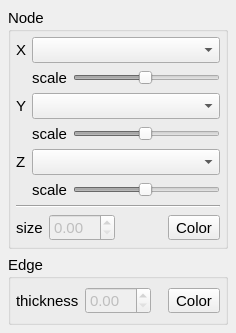
<?xml version="1.0" encoding="UTF-8"?>
<ui version="4.0">
 <class>ToolBox</class>
 <widget class="QWidget" name="ToolBox">
  <property name="geometry">
   <rect>
    <x>0</x>
    <y>0</y>
    <width>236</width>
    <height>333</height>
   </rect>
  </property>
  <property name="sizePolicy">
   <sizepolicy hsizetype="Fixed" vsizetype="Fixed">
    <horstretch>0</horstretch>
    <verstretch>0</verstretch>
   </sizepolicy>
  </property>
  <property name="minimumSize">
   <size>
    <width>236</width>
    <height>333</height>
   </size>
  </property>
  <property name="maximumSize">
   <size>
    <width>236</width>
    <height>333</height>
   </size>
  </property>
  <property name="font">
   <font>
    <pointsize>11</pointsize>
   </font>
  </property>
  <property name="windowTitle">
   <string>ToolBox</string>
  </property>
  <layout class="QVBoxLayout" name="verticalLayout_2">
   <property name="spacing">
    <number>-1</number>
   </property>
   <property name="leftMargin">
    <number>8</number>
   </property>
   <property name="topMargin">
    <number>8</number>
   </property>
   <property name="rightMargin">
    <number>8</number>
   </property>
   <property name="bottomMargin">
    <number>8</number>
   </property>
   <item>
    <widget class="QGroupBox" name="nodeGroupBox">
     <property name="font">
      <font>
       <weight>50</weight>
       <bold>false</bold>
      </font>
     </property>
     <property name="title">
      <string>Node</string>
     </property>
     <layout class="QVBoxLayout" name="verticalLayout">
      <property name="leftMargin">
       <number>5</number>
      </property>
      <property name="topMargin">
       <number>5</number>
      </property>
      <property name="rightMargin">
       <number>5</number>
      </property>
      <property name="bottomMargin">
       <number>5</number>
      </property>
      <item>
       <layout class="QGridLayout" name="xGridLayout">
        <item row="0" column="0">
         <widget class="QLabel" name="xLabel">
          <property name="text">
           <string>X</string>
          </property>
         </widget>
        </item>
        <item row="0" column="1" colspan="2">
         <widget class="QComboBox" name="selectXComboBox"/>
        </item>
        <item row="1" column="1">
         <widget class="QLabel" name="xScaleLabel">
          <property name="text">
           <string>scale</string>
          </property>
         </widget>
        </item>
        <item row="1" column="2">
         <widget class="QSlider" name="scaleXAxisSlider">
          <property name="enabled">
           <bool>false</bool>
          </property>
          <property name="maximum">
           <number>99</number>
          </property>
          <property name="value">
           <number>49</number>
          </property>
          <property name="sliderPosition">
           <number>49</number>
          </property>
          <property name="orientation">
           <enum>Qt::Horizontal</enum>
          </property>
          <property name="invertedAppearance">
           <bool>false</bool>
          </property>
          <property name="invertedControls">
           <bool>false</bool>
          </property>
          <property name="tickPosition">
           <enum>QSlider::NoTicks</enum>
          </property>
         </widget>
        </item>
       </layout>
      </item>
      <item>
       <layout class="QGridLayout" name="yGridLayout">
        <item row="0" column="1" colspan="2">
         <widget class="QComboBox" name="selectYComboBox"/>
        </item>
        <item row="0" column="0">
         <widget class="QLabel" name="yLabel">
          <property name="text">
           <string>Y</string>
          </property>
         </widget>
        </item>
        <item row="1" column="2">
         <widget class="QSlider" name="scaleYAxisSlider">
          <property name="enabled">
           <bool>false</bool>
          </property>
          <property name="maximum">
           <number>99</number>
          </property>
          <property name="value">
           <number>49</number>
          </property>
          <property name="sliderPosition">
           <number>49</number>
          </property>
          <property name="orientation">
           <enum>Qt::Horizontal</enum>
          </property>
          <property name="invertedAppearance">
           <bool>false</bool>
          </property>
          <property name="invertedControls">
           <bool>false</bool>
          </property>
          <property name="tickPosition">
           <enum>QSlider::NoTicks</enum>
          </property>
         </widget>
        </item>
        <item row="1" column="1">
         <widget class="QLabel" name="yScaleLabel">
          <property name="text">
           <string>scale</string>
          </property>
         </widget>
        </item>
       </layout>
      </item>
      <item>
       <layout class="QGridLayout" name="zGridLayout">
        <item row="0" column="0">
         <widget class="QLabel" name="zLabel">
          <property name="text">
           <string>Z</string>
          </property>
         </widget>
        </item>
        <item row="0" column="1" colspan="2">
         <widget class="QComboBox" name="selectZComboBox"/>
        </item>
        <item row="1" column="1">
         <widget class="QLabel" name="scaleZLabel">
          <property name="text">
           <string>scale</string>
          </property>
         </widget>
        </item>
        <item row="1" column="2">
         <widget class="QSlider" name="scaleZAxisSlider">
          <property name="enabled">
           <bool>false</bool>
          </property>
          <property name="maximum">
           <number>99</number>
          </property>
          <property name="value">
           <number>49</number>
          </property>
          <property name="sliderPosition">
           <number>49</number>
          </property>
          <property name="orientation">
           <enum>Qt::Horizontal</enum>
          </property>
          <property name="invertedAppearance">
           <bool>false</bool>
          </property>
          <property name="invertedControls">
           <bool>false</bool>
          </property>
          <property name="tickPosition">
           <enum>QSlider::NoTicks</enum>
          </property>
         </widget>
        </item>
       </layout>
      </item>
      <item>
       <widget class="Line" name="line">
        <property name="orientation">
         <enum>Qt::Horizontal</enum>
        </property>
       </widget>
      </item>
      <item>
       <layout class="QHBoxLayout" name="nodePropHorizontalLayout">
        <item>
         <widget class="QLabel" name="nodeSizeLabel">
          <property name="text">
           <string>size</string>
          </property>
         </widget>
        </item>
        <item>
         <widget class="QDoubleSpinBox" name="nodeSizeDoubleSpinBox">
          <property name="enabled">
           <bool>false</bool>
          </property>
         </widget>
        </item>
        <item>
         <spacer name="horizontalSpacer">
          <property name="orientation">
           <enum>Qt::Horizontal</enum>
          </property>
          <property name="sizeHint" stdset="0">
           <size>
            <width>40</width>
            <height>20</height>
           </size>
          </property>
         </spacer>
        </item>
        <item>
         <widget class="QToolButton" name="nodeColorToolButton">
          <property name="text">
           <string>Color</string>
          </property>
         </widget>
        </item>
       </layout>
      </item>
     </layout>
    </widget>
   </item>
   <item>
    <widget class="QGroupBox" name="edgeGroupBox">
     <property name="title">
      <string>Edge</string>
     </property>
     <layout class="QVBoxLayout" name="verticalLayout_3">
      <property name="leftMargin">
       <number>5</number>
      </property>
      <property name="topMargin">
       <number>5</number>
      </property>
      <property name="rightMargin">
       <number>5</number>
      </property>
      <property name="bottomMargin">
       <number>5</number>
      </property>
      <item>
       <layout class="QHBoxLayout" name="edgeHorizontalLayout">
        <item>
         <widget class="QLabel" name="edgeThicknessLabel">
          <property name="text">
           <string>thickness</string>
          </property>
         </widget>
        </item>
        <item>
         <widget class="QDoubleSpinBox" name="edgeThicknessDoubleSpinBox">
          <property name="enabled">
           <bool>false</bool>
          </property>
         </widget>
        </item>
        <item>
         <spacer name="horizontalSpacer_2">
          <property name="orientation">
           <enum>Qt::Horizontal</enum>
          </property>
          <property name="sizeHint" stdset="0">
           <size>
            <width>15</width>
            <height>20</height>
           </size>
          </property>
         </spacer>
        </item>
        <item>
         <widget class="QToolButton" name="edgeColorToolButton">
          <property name="text">
           <string>Color</string>
          </property>
         </widget>
        </item>
       </layout>
      </item>
     </layout>
    </widget>
   </item>
  </layout>
 </widget>
 <resources/>
 <connections/>
</ui>
